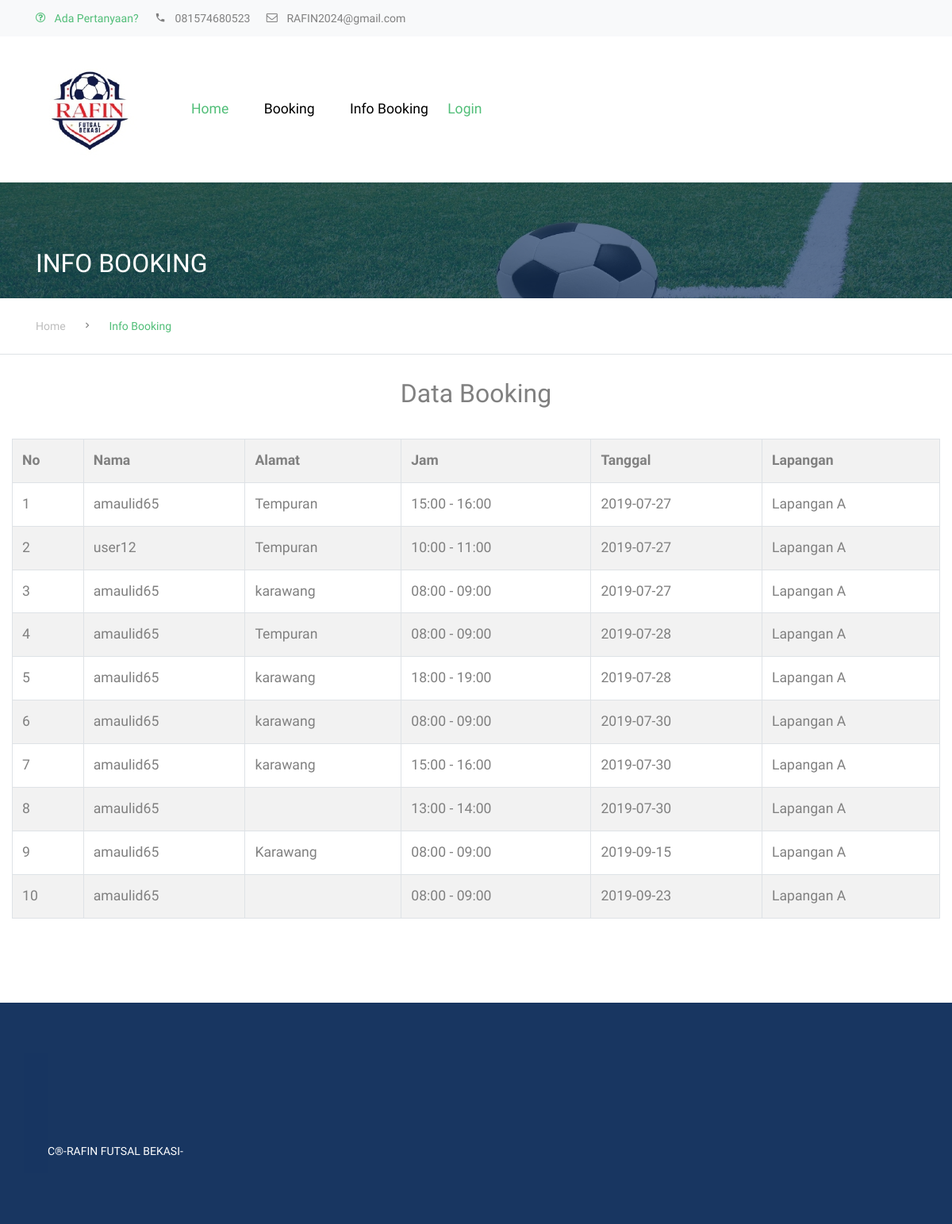
Page /index.php/data_bookingan_member on the committed database.
### tables this page shows
CREATE TABLE `tb_pemesanan` (
  `id_pemesanan` int(11) NOT NULL,
  `nama` varchar(30) NOT NULL,
  `alamat` varchar(30) NOT NULL,
  `id_jam` varchar(20) NOT NULL,
  `tgl_jadwal` date NOT NULL,
  `id_lapang` varchar(15) NOT NULL,
  `notelp` varchar(15) NOT NULL
);

### application/controllers/data_bookingan_member.php (called while the page is built, shortened)
<?php
class Data_bookingan_member extends CI_Controller{
	function __construct(){
		$this->load->model('model_pembookingan');
                $this->load->helper('url');
	}
	function index(){
		$data['tb_pemesanan'] = $this->model_pembookingan->tampil_data()->result();
		$this->load->view('templates/header');
		$this->load->view('templates/sidebar');
		$this->load->view('data_booking_member', $data);
		$this->load->view('templates/footer');
	}
}

### index.php (called while the page is built, shortened)
<?php
require_once BASEPATH.'core/CodeIgniter.php';

### application/models/model_pembookingan.php (called while the page is built, shortened)
<?php
class Model_pembookingan extends CI_Model{
	function tampil_data(){
		return $this->db->get('tb_pemesanan');
	}
}

### application/views/data_booking_member.php (the view)
<br><br><br><br><br><br>
<div class="site-section ftco-subscribe-1 site-blocks-cover pb-4" style="background-image: url('assets/images/lp3.jpg')">
        <div class="container">
          <div class="row align-items-end">
            <div class="col-lg-7">
              <h2 class="mb-0">INFO BOOKING</h2>
            </div>
          </div>
        </div>
      </div>
     <div class="custom-breadcrumns border-bottom">
      <div class="container">
        <a href="<?= base_url('dashboard') ?>">Home</a>
        <span class="mx-3 icon-keyboard_arrow_right"></span>
        <span class="current">Info Booking</span>
      </div>
    </div>
<br>
<div class="container-fluid">
	<h2><center>Data Booking</center></h2><br>
	<table class="table table-bordered table-hover table-striped">
		<tr>
			<th>No</th>
			<th>Nama</th>
			<th>Alamat</th>
			<th>Jam</th>
			<th>Tanggal</th>
			<th>Lapangan</th>
		</tr>
		<?php
		$no = 1;
		foreach($tb_pemesanan as $bk){
		?>
		<tr>
			<td><?php echo $no++ ?></td>
			<td><?php echo $bk->nama ?></td>
			<td><?php echo $bk->alamat ?></td>
			<td><?php echo $bk->id_jam ?></td>
			<td><?php echo $bk->tgl_jadwal ?></td>
			<td><?php echo $bk->id_lapang ?></td>
		</tr>
		<?php } ?>
	</table>
</div>
<br><br><br>
</body>
</html>

### assets/css/style.css (style rules this page uses)
body { line-height: 1.7; color: gray; font-weight: 300; font-size: 1.1rem; }
a { -webkit-transition: .3s all ease; -o-transition: .3s all ease; transition: .3s all ease; }
h1, h2, h3, h4, h5, .h1, .h2, .h3, .h4, .h5 { font-family: "Muli", -apple-system, BlinkMacSystemFont, "Segoe UI", Roboto, "Helvetica Neue", Arial, sans-serif, "Apple Color Emoji", "Segoe UI Emoji", "Segoe UI Symbol", "Noto Color Emoji"; }
.site-section { padding: 2.5em 0; }
@media (min-width: 768px) { .site-section { padding: 5em 0; } }
.site-navbar .site-navigation .site-menu a { text-decoration: none !important; display: inline-block; }
.site-mobile-menu .site-nav-wrap a { padding: 10px 20px; display: block; position: relative; color: #212529; }
.site-mobile-menu .site-nav-wrap > li > ul > li > a { padding-left: 40px; font-size: 16px; }
.custom-breadcrumns { padding: 20px 0; }
.custom-breadcrumns span, .custom-breadcrumns a { font-size: 14px; }
.custom-breadcrumns a { display: inline-block; color: #bdbdbd; }
.custom-breadcrumns .current { color: #51be78; }
.ftco-subscribe-1 { background-size: cover; background-position: center center; background-repeat: no-repeat; position: relative; }
.ftco-subscribe-1:before { position: absolute; content: ""; background: #183661; opacity: .7; z-index: 1; top: 0; left: 0; right: 0; bottom: 0; }
.ftco-subscribe-1 > .container { position: relative; z-index: 2; }
.ftco-subscribe-1 > .container h2, .ftco-subscribe-1 > .container p { color: #fff; }

### rows in the picture
tb_pemesanan: nama "amaulid65", alamat "Tempuran", id_jam "15:00 - 16:00", tgl_jadwal "2019-07-27", id_lapang "Lapangan A"
tb_pemesanan: nama "user12", alamat "Tempuran", id_jam "10:00 - 11:00", tgl_jadwal "2019-07-27", id_lapang "Lapangan A"
tb_pemesanan: nama "amaulid65", alamat "karawang", id_jam "08:00 - 09:00", tgl_jadwal "2019-07-27", id_lapang "Lapangan A"
tb_pemesanan: nama "amaulid65", alamat "Tempuran", id_jam "08:00 - 09:00", tgl_jadwal "2019-07-28", id_lapang "Lapangan A"
tb_pemesanan: nama "amaulid65", alamat "karawang", id_jam "18:00 - 19:00", tgl_jadwal "2019-07-28", id_lapang "Lapangan A"
tb_pemesanan: nama "amaulid65", alamat "karawang", id_jam "08:00 - 09:00", tgl_jadwal "2019-07-30", id_lapang "Lapangan A"
tb_pemesanan: nama "amaulid65", alamat "karawang", id_jam "15:00 - 16:00", tgl_jadwal "2019-07-30", id_lapang "Lapangan A"
tb_pemesanan: nama "amaulid65", id_jam "13:00 - 14:00", tgl_jadwal "2019-07-30", id_lapang "Lapangan A"
tb_pemesanan: nama "amaulid65", alamat "Karawang", id_jam "08:00 - 09:00", tgl_jadwal "2019-09-15", id_lapang "Lapangan A"
tb_pemesanan: nama "amaulid65", id_jam "08:00 - 09:00", tgl_jadwal "2019-09-23", id_lapang "Lapangan A"

### other values in the picture
anchor('auth/login','Login') "Login"
